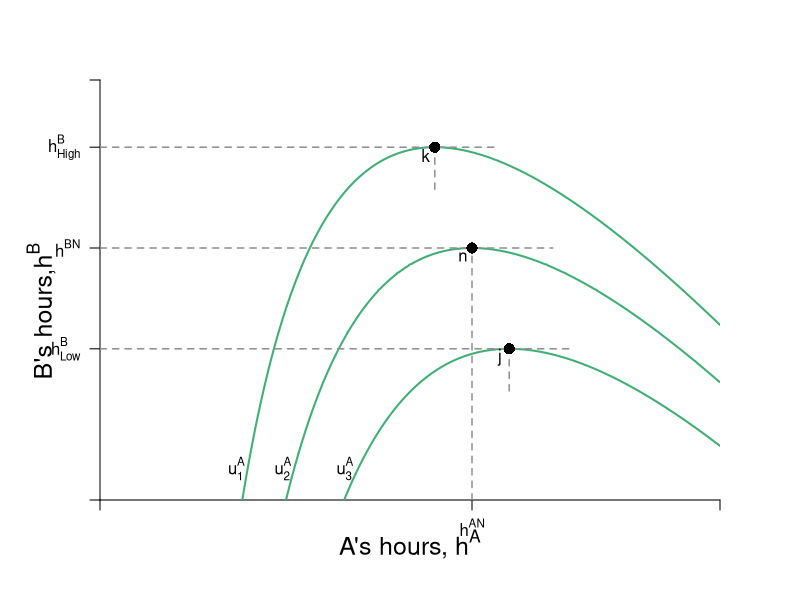

Generate this figure with R:
require(shape)
pdf(file = "coordination_failures/coordination_indiff_brf_step1.pdf", width = 9, height = 7)

#Set parameters for graphics
axislabelsize <- 1.5
graphlinewidth <- 2
segmentlinewidth <- 1.5

COL <- c("#7fc97f", "#beaed4", "#fdc086", "#ffff99", "#386cb0", "#f0027f", "#bf5b17", "#666666")
COLA <- c("#99d8c9","#66c2a4","#41ae76", "#238b45", "#005824")
COLB <- c("#4eb3d3", "#2b8cbe", "#0868ac","#084081")
Grays <- gray.colors(25, start =1, end = 0)

par(mar =  c(5, 5, 4, 4))

# uA <- function(ea, eb, alpha = 16, beta = 1/24) {
#   alpha*(1 - beta*eb)*ea - 0.5*(ea)^2
# }

uA <- function(ea, eb, alpha = 30, beta = 1/2) {
  (alpha - beta*(ea+eb))*ea - 0.5*(ea)^2
}

hANE <- function(alpha, beta = 1/2){
  alpha/(1 + 3*beta)
}

brfA <- function(ea, alpha = 30, beta = 1/2) {
  (alpha - ea*(1 + 2*beta))/(beta)
}

# brfA <- function(ea, alpha = 16, beta = 1/24) {
#   (alpha - ea)/(alpha * beta)
# }


xlims <- c(0, 20)
ylims <- c(0, 20)

npts <- 501 
x <- seq(xlims[1], xlims[2], length.out = npts)
y <- seq(ylims[1], ylims[2], length.out = npts) 
a <- c(uA(10.8, brfA(10.8)), 
       uA(hANE(alpha = 30, beta = 1/2), hANE(alpha = 30, beta = 1/2)), 
       uA(13.2, brfA(13.2))
)

plot(0, 0, xlim = xlims, ylim = ylims, type = "n",
     xlab = expression(paste("")),
     ylab = expression(paste("")), 
     xaxt = "n", 
     yaxt = "n", 
     cex.lab = axislabelsize, 
     bty = "n",
     xaxs="i", 
     yaxs="i")

# ticksy <- seq(from = 0, to = ylims[2], by = 2)
# ylabels <- seq(from = 0, to = ylims[2], by = 2)
# ticksx <- seq(from = 0, to = xlims[2], by = 2)
# xlabels <- seq(from = 0, to = xlims[2], by = 2)
ticksy <- c(0,  brfA(13.2), 12,  brfA(10.8), ylims[2])
ylabels <- c(NA, expression(paste(h[Low]^B)), expression(paste(h^{BN})), expression(paste(h[High]^B)), NA)
ticksx <- c(0, 12,  xlims[2])
xlabels <- c(NA, expression(paste(h^{AN})), NA)


axis(1, at = ticksx, pos = 0, labels = xlabels)
axis(2, at = ticksy, pos = 0, labels = ylabels, las = 1)

npts <- 500 
xx1 <- seq(xlims[1], xlims[2], length.out = npts)
#lines(xx1, brfA(xx1, alpha = 30, beta = 1/2), col = COLA[4], lwd = graphlinewidth)


contour(y, x, 
        outer(x, y, uA),
        drawlabels = FALSE,
        col = COLA[3],
        lwd = graphlinewidth,
        levels = a, 
        xaxs="i", 
        yaxs="i", 
        add = TRUE) 

text(0.5*xlims[2], -2.1, expression(paste("A's hours, ", h^A)), xpd = TRUE, cex = axislabelsize)
text(-1.9, 9, expression(paste("B's hours,", h^B)), xpd = TRUE, cex = axislabelsize, srt = 90) 

#Label the iso-welfare functions for the A
text(4.4, 1.5, expression(u[1]^A))
text(5.9, 1.5, expression(u[2]^A))
text(7.9, 1.5, expression(u[3]^A))

#Label Nash Equilibrium 
segments(0, 12, 14.6, 12, lty = 2, col = Grays[18], lwd = segmentlinewidth)
segments(12, 0, 12, 12, lty = 2, col = Grays[18], lwd = segmentlinewidth)
points(12, 12, pch = 16, col = "black", cex = 1.5)
#text(11.3, 10.1, expression(paste("Nash Equilibrium")))
text(12 - 0.3, 12 - 0.4, expression(paste("n")))



segments(0,  brfA(13.2),  13.2 + 2,  brfA(13.2), lty = 2, col = Grays[18], lwd = segmentlinewidth)
segments(13.2,  brfA(13.2) - 2,  13.2,  brfA(13.2), lty = 2, col = Grays[18], lwd = segmentlinewidth)
points(13.2, brfA(ea = 13.2), pch = 16, col = "black", cex = 1.5)
text(13.2 - 0.3, brfA(ea = 13.2) - 0.4, expression(paste("j")))

segments(0, brfA(10.8), 10.8 + 2, brfA(10.8), lty = 2, col = Grays[18], lwd = segmentlinewidth)
segments(10.8, brfA(10.8) - 2, 10.8, brfA(10.8), lty = 2, col = Grays[18], lwd = segmentlinewidth)
points(10.8, brfA(10.8), pch = 16, col = "black", cex = 1.5)
text(10.8 - 0.3, brfA(10.8) - 0.4, expression(paste("k")))

# text(15, 19.5, expression(paste("A's best response")), xpd = TRUE)
# text(15, 18.5, expression(paste("function")), xpd = TRUE)
# text(15, 17.2, expression(paste(h^{A}*(h^B) == frac(alpha - beta*h^B, 1 + 2*beta))), xpd = TRUE)
# Arrows(14, 18.5, 10.8, 18.5, col = "black", lty = 1, lwd = 2, arr.type = "triangle", arr.lwd = 0.5)



dev.off()
